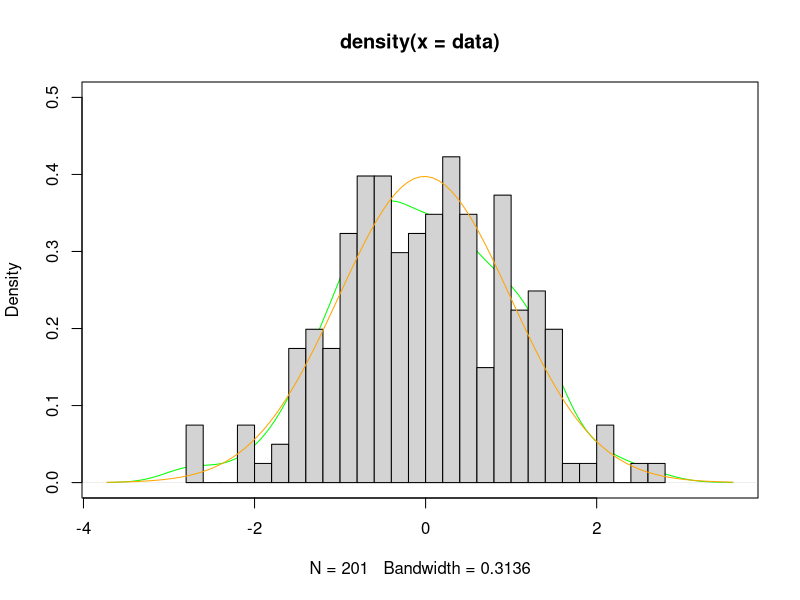

Recreate this plot in R. (Note: a time limit stopped this script after it produced the figure.)
## ---- chunk 1
library(tidyverse)
library(stats4)
## ---- chunk 2
generate_data <- function(N){ 
  # Hard coded standard normal distribution
  rnorm(N,mean=0,sd=1) 
}

N=201
data=generate_data(N)
## ---- chunk 3
#1) Constructing the likelihood function `LL`.
LL <- function(mean,sd){
   fs <- dnorm(data ,mean , sd , log = TRUE    )   
   -sum(fs) 
}

# 2) Calculate parameters.
xbar=mean(data)
sd=sd(data) 

# 3) Using `mle()` function to estimate the parameters of the distribution.
fit <- mle(minuslogl = LL, start = list(mean=xbar, sd=sd))


# Estimated results presentation
mean = coef(fit)[1]
sd = coef(fit)[2]

summary(fit)
plot(density(data),col="green",ylim=c(0,0.5))
hist(data, freq = FALSE,breaks = 20, main = " ", add=TRUE)
curve(dnorm(x, mean = coef(fit)[1], sd = coef(fit)[2]), add = TRUE, col = "orange")
## ---- chunk 4
boot_ci <- function(data, N=201,summary = "median"){
  
  # Hard coded number of draws
  R <- 4000
  
  # Set median as default summary measure
  sm <- get(summary) 
  
  sampdist <- rep(NA, R)
  for(i in 1:R){
    b <- rnorm(N,mean = coef(fit)[1], sd = coef(fit)[2]) # Based on the estimated distribution conditions in the previous step. Using the parameters estimated by mle()
    sampdist[i] <- sm(b)
  }
  
  # Hard coded symmetric density interval
  quantile(sampdist, c(0.025, 0.975))
}
## ---- chunk 5
boot_ci(data)
## ---- chunk 6
capture_median <- function(ci){
  
  # Hard coded 0 as parameter of interest
   1*(ci[1] < 0 & 0 < ci[2])

}

capture_median (boot_ci(data))
## ---- chunk 7
M <- 4000  #simulation times.

captures <- rep(NA, M)
for(i in 1:M){
  captures[i] <- 
    N %>% generate_data %>% boot_ci %>% capture_median
}

(capture_prob <- mean(captures))
